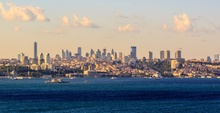
%> input picture Ödev III/Istanbul.jpg, 220 x 113 px, shrunk from 1600 x 822 before the run
$ octave log_filter_main.m   (GNU Octave 9; MATLAB toolbox functions it lacks are replaced by stand-ins)
%> lines starting %> are read from the running program, lines starting %| are printed output that depends on the picture
### Ödev III/create_log_filter.m
function [ logMask ] = create_log_filter( omg, size )

logMask = zeros(size,size);

intPart = fix(size/2);

    for i = -intPart:intPart
        for j = -intPart:intPart
            logMask(i+1+intPart, j+1+intPart) =  (-1/(pi*(omg^4))) * (1-((i^2)+(j^2))/(2*(omg^2))) * exp(-((i^2)+(j^2))/(2*(omg^2)));
        end
    end

    logMask = logMask - mean(logMask(:));
end

### Ödev III/ApplyLogFilter.m
function [ imOut ] = ApplyLogFilter( im, filter, dim )

intPart = fix(dim/2);

im = padarray(im,[intPart intPart]);

[x, y] = size(im);

imOut = zeros(x,y);

    for i = intPart+1:(x-intPart)
        for j = intPart+1:(y-intPart)
            temp = 0;

            for k = -1*intPart:intPart
                for m = -1*intPart:intPart
                    temp = temp + (filter(k+intPart+1, m+intPart+1)*im(i+k, j+m));
                end
            end
            temp = temp/dim*dim;
            imOut(i,j) = temp;
        end
    end

    imOut = imOut(intPart+1:(x-intPart), intPart+1:(y-intPart));
end

### Ödev III/log_filter_main.m
im = imread('Istanbul.jpg');
%> im is the input picture: size 113x220x3 uint8; mean R, G, B 135.1, 135.8, 137
im = rgb2gray(im);
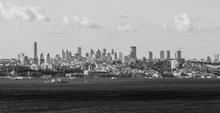
%> im: size 113x220 uint8; min 10, max 230, mean 135.7

log_filter = create_log_filter(1.7, 5);

out = ApplyLogFilter(double(im), log_filter, 5);
%> in ApplyLogFilter, `im = padarray(im,[intPart intPart]);`:
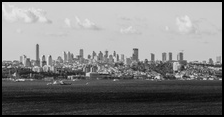
%> im: size 117x224 double; min 0, max 230, mean 128.7
%> after the loop in ApplyLogFilter, `for i = intPart+1:(x-intPart)`:
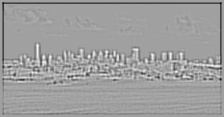
%> imOut: size 117x224 double; min -15.8, max 9.25, mean -0.238; drawn with min black and max white
%> in ApplyLogFilter, `imOut = imOut(intPart+1:(x-intPart), intPart+1:(y-intPart));`:
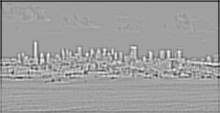
%> imOut: size 113x220 double; min -15.8, max 9.25, mean -0.251; drawn with min black and max white

out = mat2gray(out);

imshow(out);
